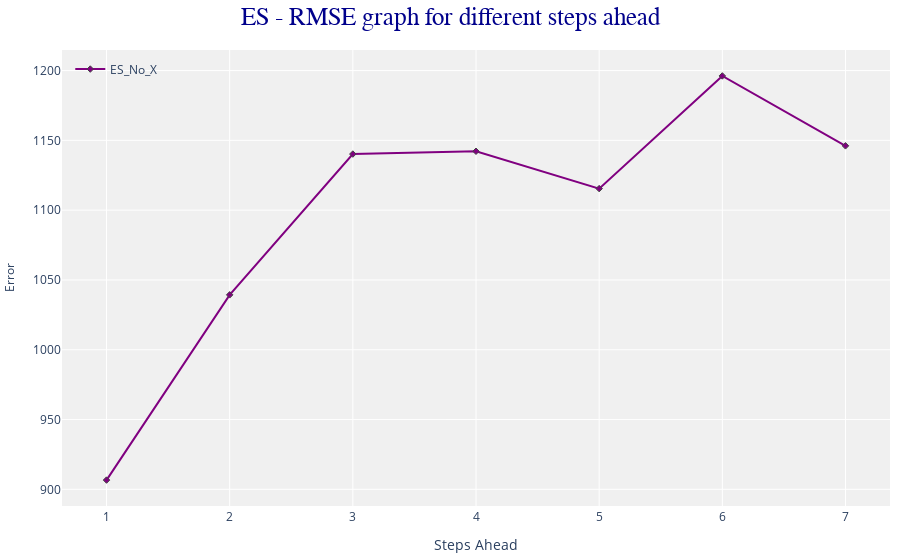

The notebook cell saved with this chart:
### Code cell
import plotly.graph_objects as go
fig = go.Figure()
fig.add_trace(
    go.Scatter(
        x=Scores['Steps_Ahead'],
        y=Scores['RMSE_ES'],
        #,	'RMSE_SARIMA_Holidays',	'RMSE_SARIMA_X_All']],
        name='ES_No_X',#	'SARIMAX_Holidays',	'SARIMA_X_All'],
        mode='lines+markers', 
        #mode = 'lines'
        marker= dict(size=5,
                     symbol = 'diamond',
                     #color ='RGB(251, 177, 36)',
                     line_width = 1
                   ),
        line = dict(color='purple', width=2)
    ))

fig.update_traces(texttemplate='%{text:.2s}')
#fig.update_layout(legend_title_text='Parameters',title_text='SARIMAX - RMSE for different steps ahead')
# strip down the rest of the plot
fig.update_layout(
    showlegend=True,
    plot_bgcolor="rgb(240,240,240)",
    margin=dict(t=50,l=10,b=10,r=10),
    title_text='ES - RMSE graph for different steps ahead',
    title_font_family="Times New Roman",
    title_font_size = 25,
    title_font_color="darkblue",
    title_x=0.5,
    xaxis=dict(
        title='Steps Ahead',tickfont_size=12,
        tickangle = 0,
        showgrid = True,
        zeroline = True,
        showline = True,
        showticklabels = True,
        dtick=1
    ),
    yaxis=dict(
        title='Error',
        titlefont_size=12,
        tickangle = 0,
        showticklabels = True,
        tickfont_size=12
    ),
    legend=dict(
        x=0.01,
        y=0.99,
        bgcolor='rgba(255, 255, 255, 0)',
        bordercolor='rgba(255, 255, 255, 0)'
    ),
    bargap=0.15
)
fig.show()

### Figure 1 — Plotly figure (JSON) as saved in the notebook; plotly's stock layout.template omitted (floating-point values rounded to 4 significant figures)
{"data": [{"line": {"color": "purple", "width": 2}, "marker": {"line": {"width": 1}, "size": 5, "symbol": "diamond"}, "mode": "lines+markers", "name": "ES_No_X", "texttemplate": "%{text:.2s}", "type": "scatter", "x": [1, 2, 3, 4, 5, 6, 7], "y": [906.6, 1039.0, 1140.0, 1142.0, 1115.0, 1196.0, 1146.0]}], "layout": {"bargap": 0.15, "legend": {"bgcolor": "rgba(255, 255, 255, 0)", "bordercolor": "rgba(255, 255, 255, 0)", "x": 0.01, "y": 0.99}, "margin": {"b": 10, "l": 10, "r": 10, "t": 50}, "plot_bgcolor": "rgb(240,240,240)", "showlegend": true, "title": {"font": {"color": "darkblue", "family": "Times New Roman", "size": 25}, "text": "ES - RMSE graph for different steps ahead", "x": 0.5}, "xaxis": {"dtick": 1, "showgrid": true, "showline": true, "showticklabels": true, "tickangle": 0, "tickfont": {"size": 12}, "title": {"text": "Steps Ahead"}, "zeroline": true}, "yaxis": {"showticklabels": true, "tickangle": 0, "tickfont": {"size": 12}, "title": {"font": {"size": 12}, "text": "Error"}}}}
